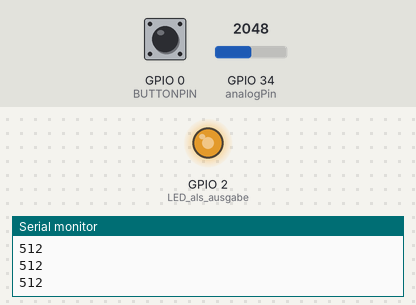
This sketch was run on a simulated ESP32. Parts: output pins drawn as LEDs (lit = HIGH), the last lines printed to the serial monitor. Inputs (shaded band) come from the test bench; at power-on: GPIO 0 (BUTTONPIN) HIGH, GPIO 34 (analogPin) = 2048 (analog values on the 0–4095 scale).

Above: at 1.2 s.
1.3 s: GPIO 0 (BUTTONPIN) pulled LOW for 0.15 s
At 2.25 s:
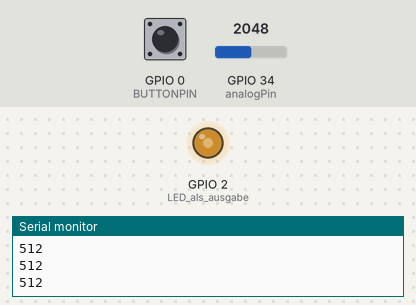
4.4 s: GPIO 0 (BUTTONPIN) pulled LOW for 1 s
At 4.66 s:
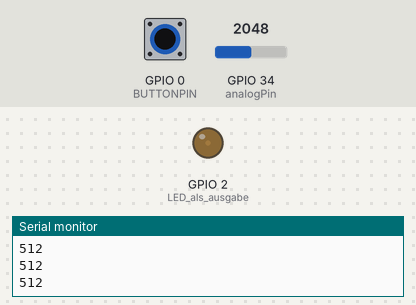
Timing chart, 0 to 26.4 s (numbered marks = the images above; inputs shaded):
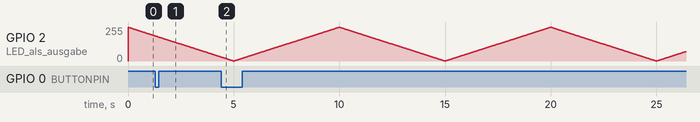

The sketch:

03-AsyncronMitInterrupt.ino
```cpp
/* Beispiel aus der Bibiothek (angepasst duch Marco Gabrecht)
 *  Dies ist die Lösung von dem RAMP Beispiel.
 *  Bitte passe diese Beispiel so an, dass die LED innerhalb von 5 Sekunde auf 100% geht und danach wieder auf 0
 *  UND Schreibe alle 1000ms den aktuellen Wert in die Console.
 *  UND Lese alle 50ms einen Analogen Pin ein (10 Bit) und schreibe das Ergebnis in die Console
 *  Wichtig: Die LED muss weiterhin durchgänig faden.
 *  UND Wenn der button gedrückt wird soll in der Seriellenausgabe sofort an/aus stehen(Toggleswitch).
 *
 *  Tipp: delay() sollte nicht verwendet werden.
 *  Verwende Interrpts, aber mache in der ISR (Interrupt Service Routine) nicht die Aufgaben. ISR müssen kurz sein.
 *  Mit Hilfe von booleschen Variablen, die du in einem Interrupt setzt,
 *  kannst du in dem Loop Aktionen einmalig ausführen lassen, wie in dem Beispiel.
 *  Die Funktionen sind auch schon geschrieben, verstehe sie und baue die fehlenden
 *  Aufrufe.
 *
 *  Links:
 *  https://www.arduino.cc/reference/en/libraries/ramp/
 *  https://github.com/siteswapjuggler/RAMP
 *  https://randomnerdtutorials.com/esp32-pwm-arduino-ide/
 *  https://www.arduino.cc/reference/de/language/functions/time/millis/
 *  https://www.arduino.cc/reference/de/language/functions/communication/serial/begin/
 *  https://www.arduino.cc/reference/de/language/structure/arithmetic-operators/modulo/
 *  https://www.arduino.cc/reference/de/language/structure/control-structure/else/
 *  https://randomnerdtutorials.com/esp32-adc-analog-read-arduino-ide/
 *  https://lastminuteengineers.com/handling-esp32-gpio-interrupts-tutorial/
 *  https://www.arduino.cc/reference/de/language/variables/variable-scope-qualifiers/volatile/
 *  https://techtutorialsx.com/2017/10/07/esp32-arduino-timer-interrupts/
 *
 */
#include <Ramp.h>                             // include library
#define BUTTONPIN 0

ramp myRamp;                               // new int ramp object
int analogPin = 34;
volatile boolean onOff = false;
volatile boolean triggerColsole = false;
volatile boolean trigerAnalogRead = false;
volatile boolean triggerButton = false;
hw_timer_t * timer = NULL;

void IRAM_ATTR buttonIsFalling() {
  triggerButton = true;
  onOff = !onOff;
}

void IRAM_ATTR startAnalogReading() {
  trigerAnalogRead = true;
}

void IRAM_ATTR startConsoleWriting() {
  triggerColsole = true;
}


void setup() {
  analogReadResolution(10);
  pinMode(LED_BUILTIN, OUTPUT);             // LED als ausgabe
  myRamp.go(0);                            // setze anfangswert auf 0
  myRamp.go(255, 5000, LINEAR, BACKANDFORTH);      // gehe in 5000ms auf 255 linear und das in einem forwärts und rückwärts Kreislauf.
  // ESP32 Spezifisch
  ledcSetup(0, 5000, 8);                    // Sage der Hardware, dass der LED Channel 0
                                            // mit einer Ferequenz von 5000Hz und einer 8 bit (0-255) auflösung funktionieren soll
  ledcAttachPin(LED_BUILTIN, 0);            // Sage der Hardware, das Pin 25 (LED) mit Channel 1 gesteuert werden soll.
  Serial.begin(115200);                     // Schneler und braucht deshalb weniger Zeit
  pinMode(BUTTONPIN, INPUT);
  attachInterrupt(BUTTONPIN, buttonIsFalling, FALLING);
  timer = timerBegin(0, 80, true);// Timer mit index 0 von 4 mit einem prescaler von 80 hochzählend
  // Der ESP32 hat 80 MHz auf seiner clock mit dem Prescaler 80 wir reduzieren unseren Timer auf 1MHz
  // 1 000 000 mal die Sekunde, alsoe jede Microsekund
  timerAttachInterrupt(timer, &startAnalogReading, true);
  // Dem Timer wird der Pointer zu unserer ISR übergeben
  timerAlarmWrite(timer, 50000, true);
  // Wir sagen die Funktion sol alle 50000 microsekunden, also alle 50 ms aufgerufen werden.
  timerAlarmEnable(timer); // Wir aktiviren alles
  // Benutze gerne Timer 1,2,3 für deine anderen Aufgaben.
  // Optional benutze nur Timer 0 und multiplexe den Interrupt
}

void loop() {
  if (triggerColsole) {
    triggerColsole = false;
    Serial.println(myRamp.update());
  }
  if (trigerAnalogRead) {
    trigerAnalogRead = false;
    int analogValue = analogRead(analogPin);
    Serial.println(analogValue);
  }
  if (triggerButton) {
    triggerButton = false;
    Serial.println(onOff?"An":"Aus");
  }
  byte val = myRamp.update();                  // Hole die aktuelle Zahl
  //analogWrite(LED_BUILTIN, val);            // Arduino Style, nicht ESP32
  ledcWrite(0, val);                          // Setze den LED Channel 0 auf die aktuelle Zahl
}
```
